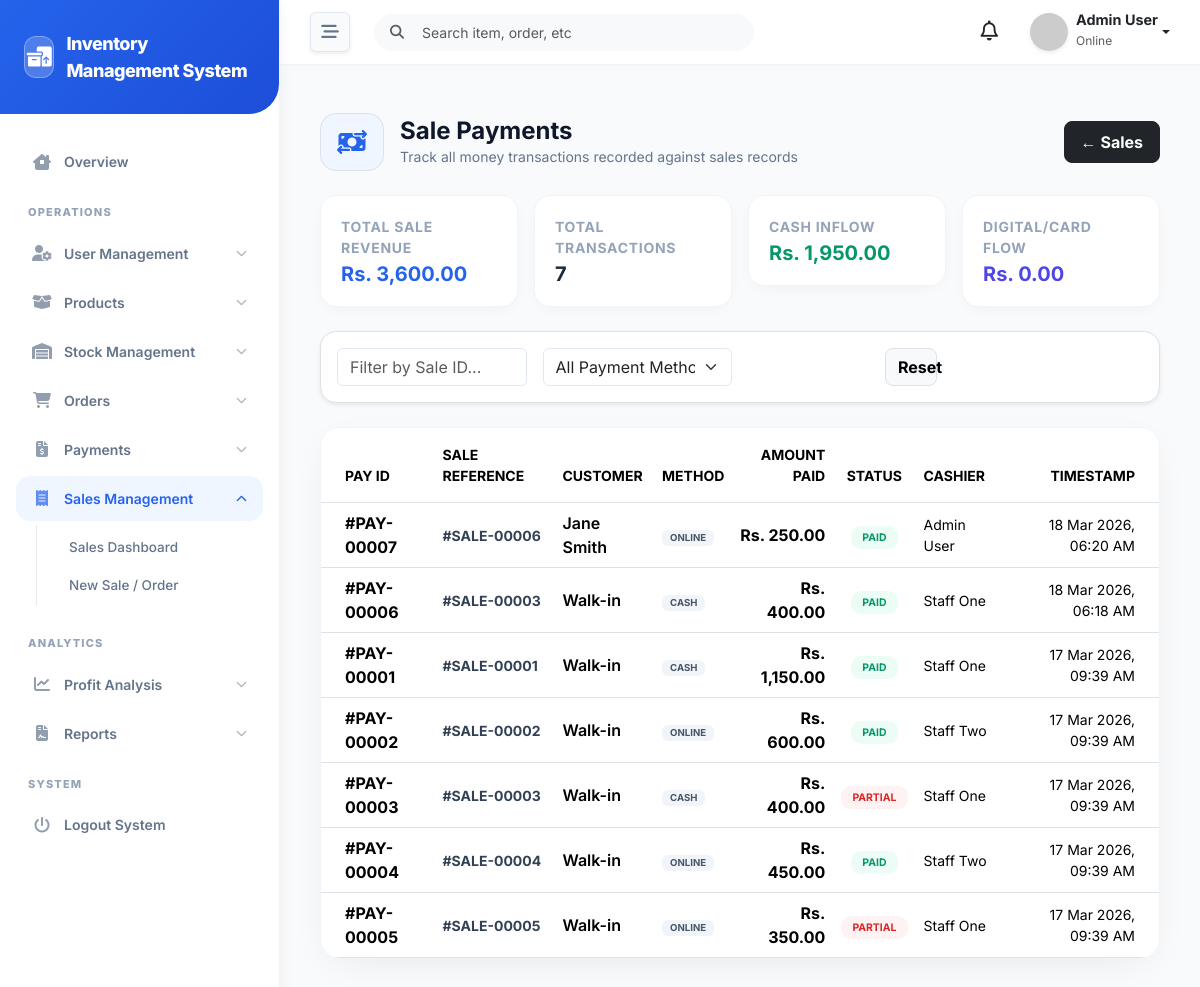
/admin/sales/payments.php (signed in), run on the app's committed database.
### tables this page shows
CREATE TABLE `payments` (
  `id` int(11) NOT NULL,
  `order_id` int(11) DEFAULT NULL,
  `sale_id` int(11) DEFAULT NULL,
  `payment_method` enum('cash','online','bank','card') DEFAULT 'cash',
  `transaction_id` varchar(100) DEFAULT NULL,
  `payment_proof` varchar(255) DEFAULT NULL,
  `amount` decimal(10,2) DEFAULT NULL,
  `status` enum('paid','unpaid','partial') DEFAULT 'unpaid',
  `created_at` timestamp NOT NULL DEFAULT current_timestamp(),
  `updated_at` timestamp NOT NULL DEFAULT current_timestamp() ON UPDATE current_timestamp()
);

CREATE TABLE `customers` (
  `id` int(11) NOT NULL,
  `name` varchar(255) NOT NULL,
  `email` varchar(255) DEFAULT NULL,
  `phone` varchar(20) DEFAULT NULL,
  `address` text DEFAULT NULL,
  `created_at` timestamp NOT NULL DEFAULT current_timestamp()
);

CREATE TABLE `users` (
  `id` int(11) NOT NULL,
  `role_id` int(11) NOT NULL,
  `name` varchar(100) NOT NULL,
  `email` varchar(100) DEFAULT NULL,
  `phone` varchar(20) DEFAULT NULL,
  `password` varchar(255) NOT NULL,
  `status` enum('active','inactive') DEFAULT 'active',
  `created_at` timestamp NOT NULL DEFAULT current_timestamp(),
  `updated_at` timestamp NOT NULL DEFAULT current_timestamp() ON UPDATE current_timestamp()
);

### core/functions.php (called while the page is built, shortened)
<?php
function format_price($amount) {
    return "Rs. " . number_format($amount, 2);
}

### admin/sales/payments.php (the view, shortened to what this page needs)
<?php
require_once __DIR__ . '/../../config/db.php';
require_once __DIR__ . '/../../core/functions.php';
$sale_id = isset($_GET['sale_id']) ? (int)$_GET['sale_id'] : 0;
$page_title       = "Sale Payments";
$page_icon        = "fa-money-bill-transfer";
$page_description = "Track all money transactions recorded against sales records";
$query = "
    SELECT p.*,
           s.id AS sale_ref_id,
           c.name AS customer_name,
           u.name AS cashier_name
    FROM payments p
    JOIN sales s ON p.sale_id = s.id
    LEFT JOIN customers c ON s.customer_id = c.id
    LEFT JOIN users     u ON s.created_by  = u.id
    WHERE 1=1";
$params = [];
$query .= " ORDER BY p.created_at DESC";
try {
    $stmt  = $pdo->prepare($query);
    $stmt->execute($params);
    $payments = $stmt->fetchAll();
    $stats = $pdo->query("
        SELECT
            COALESCE(SUM(amount), 0) AS total_revenue,
            COUNT(*) AS total_count,
            COALESCE(SUM(CASE WHEN payment_method='cash' THEN amount ELSE 0 END),0) AS cash_total,
            COALESCE(SUM(CASE WHEN payment_method='card' THEN amount ELSE 0 END),0) AS card_total
        FROM payments
        WHERE sale_id IS NOT NULL
    ")->fetch();
} catch (PDOException $e) {
    $payments = [];
    $stats = ['total_revenue'=>0, 'total_count'=>0, 'cash_total'=>0, 'card_total'=>0];
}
include '../../includes/header.php';
include '../../includes/sidebar.php';
include '../../includes/navbar.php';
?>
<div class="px-3 py-4">
    <div class="d-flex align-items-center justify-content-between mb-4">
        <div class="d-flex align-items-center gap-3">
            <div class="p-3 bg-blue-50 text-blue-600 rounded-4 border border-blue-100">
                <i class="fa-solid <?= $page_icon ?> fa-xl"></i>
            </div>
            <div>
                <h1 class="h4 fw-bold text-slate-900 mb-0"><?= $page_title ?></h1>
                <p class="text-slate-500 small mb-0"><?= $page_description ?></p>
            </div>
        </div>
        <div class="d-flex gap-2">
            <a href="index.php" class="btn btn-dark rounded-3 px-3 py-2 fw-bold">← Sales</a>
        </div>
    </div>
    <div class="row g-3 mb-4">
        <div class="col-md-3">
            <div class="stat-mini">
                <div class="small fw-bold text-slate-400 uppercase tracking-wider mb-1">Total Sale Revenue</div>
                <div class="h5 fw-bold text-blue-600 mb-0"><?= format_price($stats['total_revenue']) ?></div>
            </div>
        </div>
        <div class="col-md-3">
            <div class="stat-mini">
                <div class="small fw-bold text-slate-400 uppercase tracking-wider mb-1">Total Transactions</div>
                <div class="h5 fw-bold text-slate-800 mb-0"><?= number_format($stats['total_count']) ?></div>
            </div>
        </div>
        <div class="col-md-3">
            <div class="stat-mini">
                <div class="small fw-bold text-slate-400 uppercase tracking-wider mb-1">Cash Inflow</div>
                <div class="h5 fw-bold text-emerald-600 mb-0"><?= format_price($stats['cash_total']) ?></div>
            </div>
        </div>
        <div class="col-md-3">
            <div class="stat-mini">
                <div class="small fw-bold text-slate-400 uppercase tracking-wider mb-1">Digital/Card Flow</div>
                <div class="h5 fw-bold text-indigo-600 mb-0"><?= format_price($stats['card_total']) ?></div>
            </div>
        </div>
    </div>
    <div class="bg-white p-3 rounded-4 border border-slate-100 shadow-sm mb-4">
        <form method="GET" class="row g-3 align-items-center">
            <div class="col-lg-3">
                <input type="number" name="sale_id" class="form-control border-slate-200" placeholder="Filter by Sale ID..." value="<?= $sale_id ?: '' ?>">
            </div>
            <div class="col-lg-3">
                <select name="method" class="form-select border-slate-200">
                    <option value="">All Payment Methods</option>
                </select>
            </div>
            <div class="col-lg-2">
                <button type="submit" class="btn btn-blue-600 text-white w-100 fw-bold rounded-3">Filter</button>
            </div>
            <div class="col-lg-1">
                <a href="payments.php" class="btn btn-light w-100 fw-bold border rounded-3">Reset</a>
            </div>
        </form>
    </div>
    <div class="table-wrap">
        <div class="table-responsive">
            <table class="table mb-0 align-middle">
                <thead>
                    <tr class="bg-slate-50 text-slate-500 small uppercase fw-bold">
                        <th class="ps-4 py-3">Pay ID</th>
                        <th class="py-3">Sale Reference</th>
                        <th class="py-3">Customer</th>
                        <th class="py-3">Method</th>
                        <th class="py-3 text-end">Amount Paid</th>
                        <th class="py-3 text-center">Status</th>
                        <th class="py-3">Cashier</th>
                        <th class="text-end pe-4 py-3">Timestamp</th>
                    </tr>
                </thead>
                <tbody>
                    <?php if (!empty($payments)): ?>
                        <?php foreach ($payments as $p): ?>
                        <tr>
                            <td class="ps-4 fw-bold text-blue-600">
                                <a href="../payments/view.php?id=<?= $p['id'] ?>" class="text-decoration-none">
                                    #PAY-<?= str_pad($p['id'], 5, '0', STR_PAD_LEFT) ?>
                                </a>
                            </td>
                            <td>
                                <a href="view.php?id=<?= $p['sale_id'] ?>" class="small fw-bold text-slate-700">
                                    #SALE-<?= str_pad($p['sale_id'], 5, '0', STR_PAD_LEFT) ?>
                                </a>
                            </td>
                            <td class="fw-semibold text-slate-800"><?= htmlspecialchars($p['customer_name'] ?? 'Walk-in') ?></td>
                            <td>
                                <span class="badge bg-slate-100 text-slate-600 px-2 uppercase fw-bold" style="font-size:.6rem">
                                    <?= $p['payment_method'] ?>
                                </span>
                            </td>
                            <td class="text-end fw-bold text-emerald-600">
                                <?= format_price($p['amount']) ?>
                            </td>
                            <td class="text-center">
                                <span class="p-badge" style="background:<?= $p['status'] == 'paid' ? '#ecfdf5;color:#059669' : '#fef2f2;color:#dc2626' ?>">
                                    <?= ucfirst($p['status']) ?>
                                </span>
                            </td>
                            <td class="text-slate-500 small"><?= htmlspecialchars($p['cashier_name'] ?? 'System') ?></td>
                            <td class="text-end pe-4 text-slate-400 small">
                                <?= date('d M Y, h:i A', strtotime($p['created_at'])) ?>
                            </td>
                        </tr>
                        <?php endforeach; ?>
                    <?php endif; ?>
                </tbody>
            </table>
        </div>
    </div>
</div>
<?php include '../../includes/footer.php'; ?>

### includes/header.php (style rules this page uses)
:root { --primary-bg: #f8fafc; --sidebar-bg: #ffffff; --sidebar-color: #64748b; --sidebar-active-bg: #eff6ff; --sidebar-active-color: #2563eb; --primary-brand: #2563eb; --header-bg: #ffffff; --text-dark: #1e293b; --transition-speed: 0.3s; }
body { font-family: 'Inter', sans-serif; background-color: var(--primary-bg); color: var(--text-dark); overflow-x: hidden; }

### includes/sidebar.php (style rules this page uses)
:root { --primary-blue: #2563eb; --primary-green: #10b981; --sidebar-bg: #ffffff; --nav-text: #64748b; --nav-active-bg: #eff6ff; --nav-active-text: #2563eb; }

### admin/sales/payments.php (style rules this page uses)
.uppercase { text-transform: uppercase; }
.tracking-wider { letter-spacing: .05em; }
.table-wrap { background: #fff; border-radius: 20px; border: 1px solid #f1f5f9; box-shadow: 0 10px 40px -15px rgba(0,0,0,.1); overflow: hidden; margin-top: 1.5rem; }
.stat-mini { background: #fff; padding: 1.25rem; border-radius: 16px; border: 1px solid #f1f5f9; box-shadow: 0 4px 20px -10px rgba(0,0,0,.1); }
.p-badge { padding: .3rem .7rem; border-radius: 10px; font-size: .65rem; font-weight: 700; text-transform: uppercase; }

### data on the page
payments: id "00007", sale "00006", customers.name "Jane Smith", payment_method "ONLINE", amount "Rs. 250.00", status "PAID", users.name "Admin User", created_at "18 Mar 2026, 06:20 AM"
payments: id "00006", sale "00003", customer_name "Walk-in", payment_method "CASH", amount "Rs. 400.00", status "PAID", users.name "Staff One", created_at "18 Mar 2026, 06:18 AM"
payments: id "00001", sale "00001", customer_name "Walk-in", payment_method "CASH", amount "Rs. 1,150.00", status "PAID", users.name "Staff One", created_at "17 Mar 2026, 09:39 AM"
payments: id "00002", sale "00002", customer_name "Walk-in", payment_method "ONLINE", amount "Rs. 600.00", status "PAID", users.name "Staff Two", created_at "17 Mar 2026, 09:39 AM"
payments: id "00003", sale "00003", customer_name "Walk-in", payment_method "CASH", amount "Rs. 400.00", status "PARTIAL", users.name "Staff One", created_at "17 Mar 2026, 09:39 AM"
payments: id "00004", sale "00004", customer_name "Walk-in", payment_method "ONLINE", amount "Rs. 450.00", status "PAID", users.name "Staff Two", created_at "17 Mar 2026, 09:39 AM"
payments: id "00005", sale "00005", customer_name "Walk-in", payment_method "ONLINE", amount "Rs. 350.00", status "PARTIAL", users.name "Staff One", created_at "17 Mar 2026, 09:39 AM"

### other printed values
APP_NAME "Inventory Management System"
$user_name "Admin User"
$page_title "Sale Payments"
$page_description "Track all money transactions recorded against sales records"
format_price($stats['total_revenue']) "Rs. 3,600.00"
$stats['total_count'] "7"
format_price($stats['cash_total']) "Rs. 1,950.00"
format_price($stats['card_total']) "Rs. 0.00"
